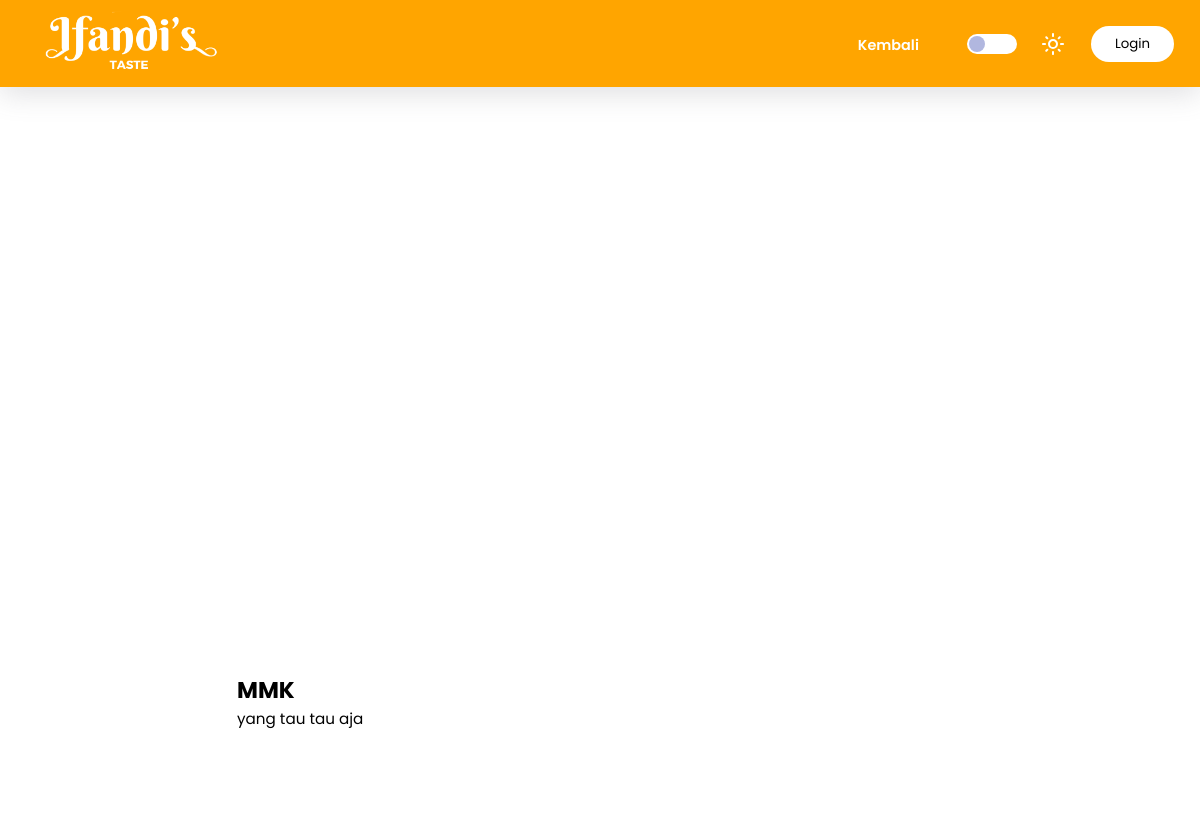
The app's page /views/resep.php?id=4 with its own data.
### tables this page shows
CREATE TABLE `resep` (
  `id_resep` int(11) NOT NULL,
  `uid` int(11) NOT NULL,
  `nama_resep` varchar(255) NOT NULL,
  `deskripsi` varchar(255) NOT NULL,
  `instruksi` varchar(255) NOT NULL,
  `bahan` varchar(255) NOT NULL,
  `gambar` varchar(255) NOT NULL
);

### views/resep.php (the view, shortened to what this page needs)
<?php
require "../include/connect.php";
$id = $_GET['id'];
$navText = "Login";
$result = mysqli_query($conn, "SELECT * FROM resep WHERE id_resep = '$id'");
$resep = [];
while ($row = mysqli_fetch_assoc($result)) {
    $resep[] = $row;
}
?>
<!DOCTYPE html>
<html lang="en">
<head>
    <link rel="stylesheet" href="../styles/style.css">
</head>
<body>
    <header id="home">
        <nav class="navbar shadow" id="navbar">
            <div>
                <a href="index.php"><img src="../assets/ifandi.png" alt="logo" class="webicon" id="webicon"></a>
            </div>
            <ul class="menu" id="menu">
                <li><a class="navitems" href="list_resep.php">Kembali</a></li>
                <div class="menumode">
                    <input type="checkbox" class="nightmode" id="nightmode" onclick="mode()">
                </div>
                <?php
                    if (isset($_SESSION['username']) or isset($_SESSION['admin'])) {
                        echo "<h3>$navText</h3>";
                        echo "<a href='logout.php'><button type='button' class='btn-login'>Logout</button></a>";
                    } else {
                        echo "<a href='login.php'><button type='button' class='btn-login'>$navText</button></a>";
                    }
                ?>
            </ul>
        </nav>
        <section>
            <div class="isi1 isi-resep">
                <?php $i = 1; foreach ($resep as $rsp) :?>
                <img src="../assets/uploadedImg/<?php echo $rsp['gambar']; ?>" alt="" class="gambarResep">
                <div class="konten-isi1">
                    <div class="card-text resep-inside">
                        <h2><?php echo $rsp['nama_resep']; ?> </h2>
                        <p><?php echo $rsp['deskripsi']; ?></p>
                    </div>
                <?php $i++; endforeach; ?>
                </div>
            </div>
        </section>
    </header>
</body>
</html>

### styles/style.css (style rules this page uses)
* { padding: 0; margin: 0; box-sizing: border-box; font-family: 'Poppins', 'Arial'; scroll-behavior: smooth; transition: .5s ease-in-out; }
body { --primary-color: white; --secondary-color: #202020; --alpha-color: rgba(0, 0, 0, 0.322); --text: black; --accent: #B1B7DF; --gradient: radial-gradient(circle, rgba(238,174,202,1) 0%, rgba(148,187,233,1) 100%); --accent-color: orange; max-width: 100%; background-color: var(--primary-color); }
.webicon { height: 10vh; }
.navbar { background: var(--accent-color); overflow: hidden; position: sticky; display: flex; justify-content: space-between; align-items: center; padding: 0vh 2vw; top: 0; box-shadow: rgba(100, 100, 111, 0.2) 0px 7px 29px 0px; z-index: 9999; }
.navbar ul { list-style: none; gap: 2vw; align-items: center; }
.navbar ul li a { display: block; color: var(--primary-color); text-decoration: none; font-weight: 600; border-top: 3px solid transparent; padding: 5% 2vw; transition: all 0.35s ease; font-size: 90%; }
.menumode { display: flex; align-items: center; gap: 2vw; justify-content: center; }
.menu { display: flex; }
#light { filter: invert(100%); }
.nightmode { position: relative; width: 50px; height: 20px; appearance: none; outline: none; background-color: white; border-radius: 10px; cursor: pointer; }
.nightmode::before { content: ''; position: absolute; width: 16px; height: 16px; background: var(--accent); border-radius: 50%; top: 2px; left: 2px; transition: .5s ease-in-out; }
.btn-login { cursor: pointer; padding: 1vh 2vw; border-radius: 20px; color: var(--text); background-color: transparent; border: 2px solid transparent; box-shadow: inset 300px 0 0 0 var(--primary-color); transition: all 0.55s ease; }
.isi1 { color: white; height: 94vh; display: flex; background: linear-gradient(rgba(0,0,0,0.5),rgba(0,0,0,1)),url(../assets/foodphoto.jpg); background-size: cover ; padding: 1vh 5vw; padding-bottom: 4vh; font-size: 95%; align-items: center; text-align: center; justify-content: center; }
.konten-isi1 { width: 70%; display: flex; flex-direction: column; gap: 3vh; }
.isi1 img { height: 88vh; }
.shadow { box-shadow: rgba(100, 100, 111, 0.2) 0px 7px 29px 0px; }
.card-text { text-align: justify; padding: 0px 15px 0px 15px; }
.gambarResep { width: 60vw !important; height: 60vh !important; object-fit: cover; }
.isi-resep { flex-direction: column; gap: 20px; background: var(--primary-color); }
.resep-inside { color: var(--text); }

### records on screen
resep: gambar (placeholder picture), nama_resep "MMK", deskripsi "yang tau tau aja"

### other values on screen
$navText "Login"
